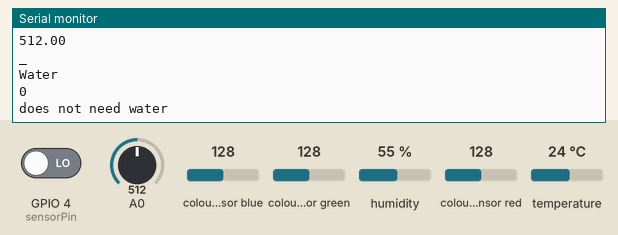
Bench run of a sketch on a simulated ESP8266 (NodeMCU). Parts: the last lines printed to the serial monitor. Wiring (inferred from the names in the program): TCS3200 colour sensor: output GPIO 16; S2 GPIO 13; S3 GPIO 15; S0 GPIO 14; S1 GPIO 12. The test bench sets the inputs (shaded band); at power-on: A0 = 512, GPIO 4 (sensorPin) LOW, colour sensor blue 128, colour sensor green 128, colour sensor red 128, humidity 55 %, temperature 24 °C. WiFi joins after 1.5 s; servers stay silent unless stated.

Above: at 3.0 s.
3.1 s: A0 set to 716
At 3.37 s:
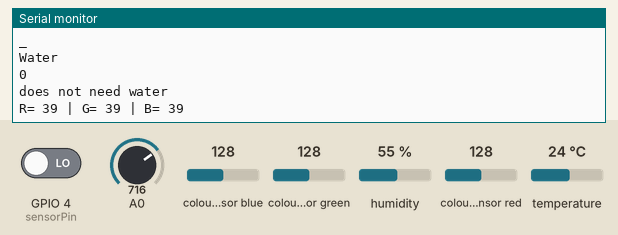
4.9 s: GPIO 4 (sensorPin) driven HIGH
At 6.1 s:
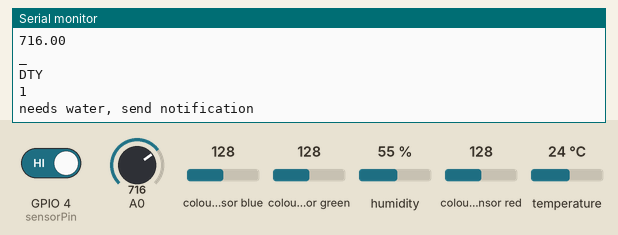
8.1 s: A0 set to 1010
At 9.4 s:
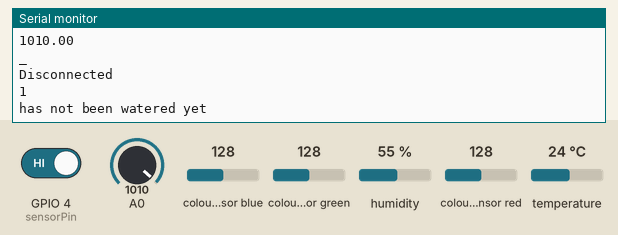
11.3 s: colour sensor blue set to 5
At 11.44 s:
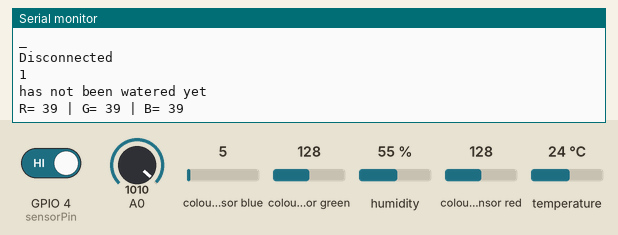
12.8 s: colour sensor green set to 5
At 13.06 s:
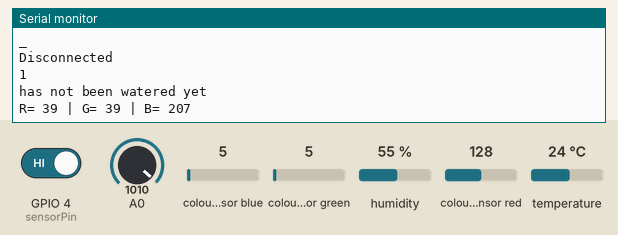
14.3 s: colour sensor red set to 5
At 14.67 s:
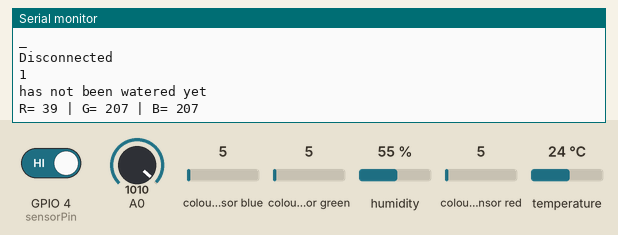
Timing chart, 0 to 16.8 s (numbered marks = the images above; inputs shaded):
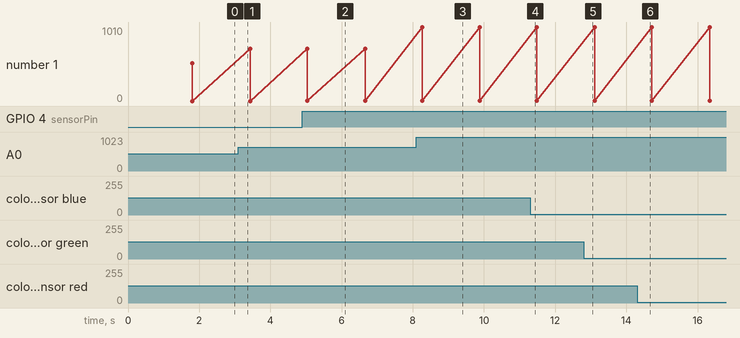

The sketch:

4_sensor_Main_Code.ino
```cpp
#define BLYNK_PRINT Serial    // Comment this out to disable prints and save space
#include <SPI.h>
#include <ESP8266WiFi.h>
#include <BlynkSimpleEsp8266.h>
#include <SimpleTimer.h>
#include <DHT.h>


WidgetLCD lcd(V0);
WidgetLCD kcd(V2);

char auth[] = "UsnJp9J8oirbk_9FeXMqbFXAwQ8HvEV6"; //Enter the Auth code which was send by Blink


char ssid[] = "Net Nai";  //Enter your WIFI Name
char pass[] = "12345678900";  //Enter your WIFI Password

#define DHTPIN 5          // Digital pin 1


#define DHTTYPE DHT11     // DHT 11


DHT dht(DHTPIN, DHTTYPE);
SimpleTimer timer;

// for color sensor
#define S0 14
#define S1 12
#define S2 13
#define S3 15
#define OUT 16

int R,G,B = 0;


// for Soil Moisture Pin difine
const int sensorPin = 4;
int sensorState = 0;
int lastState = 0;


void sendSensor()
{

  float h = dht.readHumidity();
  float t = dht.readTemperature(); // or dht.readTemperature(true) for Fahrenheit

  if (isnan(h) || isnan(t)) {
    Serial.println("Failed to read from DHT sensor!");
    return;
  }

  Blynk.virtualWrite(V5, h);  //V5 is for Humidity
  Blynk.virtualWrite(V6, t);  //V6 is for Temperature
}


void setup()
{

  pinMode(S0, OUTPUT);
  pinMode(S1, OUTPUT);
  pinMode(S2, OUTPUT);
  pinMode(S3, OUTPUT);
  pinMode(OUT, INPUT);


  // Setting frequency-scaling to 20%
  digitalWrite(S0,HIGH);
  digitalWrite(S1,LOW);

//-------------------------

  Serial.begin(9600); // See the connection status in Serial Monitor
  Blynk.begin(auth, ssid, pass);


  dht.begin();

  pinMode(sensorPin, INPUT);

  // Setup a function to be called every second
  timer.setInterval(1000L, sendSensor);
}

void loop()
{
  Blynk.run(); // Initiates Blynk
  timer.run(); // Initiates SimpleTimer

// for Soil Moisture

float soil = analogRead(A0);
Serial.println(soil);
Serial.println("_");
Blynk.virtualWrite(V1, soil);

if(soil>=1000)
{
  lcd.clear();
    lcd.print(0,0,"Disconnected");

  Serial.println("Disconnected");
}
else if (soil<1000 && soil>=601)
{

    lcd.clear();
    lcd.print(0,0,"DRY");
  Serial.println("DTY");
    Blynk.notify("Water your plants");
}
else if(soil<600)
{
  lcd.clear();
    lcd.print(0,0,"Water");

  Serial.println("Water");
}

sensorState = digitalRead(sensorPin);
Serial.println(sensorState);

if (sensorState == 1 && lastState == 0) {
  Serial.println("needs water, send notification");
  Blynk.notify("Water your plants");
  lastState = 1;
  delay(1000);
//send notification

  }
  else if (sensorState == 1 && lastState == 1) {
    //do nothing, has not been watered yet
  Serial.println("has not been watered yet");
  delay(1000);
  }
  else {
    Serial.println("does not need water");
    lastState = 0;
    delay(1000);
  }

  delay(100);

  //---------------------------------------------------------
 // Setting red filtered photodiodes to be read Red frequency
  digitalWrite(S2,LOW);
  digitalWrite(S3,LOW);
  R = pulseIn(OUT, LOW);  // Reading the output Red frequency
  delay(100);
  // Setting Green filtered photodiodes to be read Green frequency
  digitalWrite(S2,HIGH);
  digitalWrite(S3,HIGH);
  G = pulseIn(OUT, LOW);  // Reading the output Green frequency
  delay(100);
  // Setting Blue filtered photodiodes to be read Blue frequency
  digitalWrite(S2,LOW);
  digitalWrite(S3,HIGH);
  B = pulseIn(OUT, LOW);  // Reading the output Blue frequency
  delay(100);

  //----------------------------------------------------------Detect colors based on sensor values
  if (R>120 && R<180 && G>580 && G<640 && B>370 && B<399){       // to detect red

    kcd.clear();
 kcd.print(0,1,"RED");


    Serial.print("RED");
       Serial.print("---------------------------------------------------");
  }
  else if (R>75 && R<100 && G>60 && G<85 && B>75 && B<95){  // to detect green
        kcd.clear();
 kcd.print(0,1,"GREEN");
    Serial.print("Green");
  }
  else if (R>95 && R<115 && G>70 && G<95 && B>30 && B<55){  // to detect blue
    kcd.clear();
 kcd.print(0,1,"BLUE");
    Serial.print("Blue");
  }

  //----------------------------------------------------------

  // Print RGB Sensor Values

    lcd.clear();
   lcd.print(0,1,"R");
   lcd.print(1,1,R);

   lcd.print(4,1,"|");
   lcd.print(5,1," ");
      lcd.print(6,1,"G");
   lcd.print(7,1,G);

   lcd.print(10,1,"|");
   lcd.print(11,1," ");
   lcd.print(12,1,"B");
   lcd.print(13,1,B);

  Serial.print("R= ");
  Serial.print(R);
  Serial.print(" | ");
  Serial.print("G= ");
  Serial.print(G);
  Serial.print(" | ");
  Serial.print("B= ");
  Serial.print(B);
  Serial.println();
  delay(200);


}
```

Measured:
- after the input at 4.9 s, the serial monitor: prints a new line after 0.13 s (image 2)
- after the input at 8.1 s, the serial monitor: prints a new line after 0.16 s (image 3)
- plotted number 1: 0 → 1 after the input at 4.9 s
